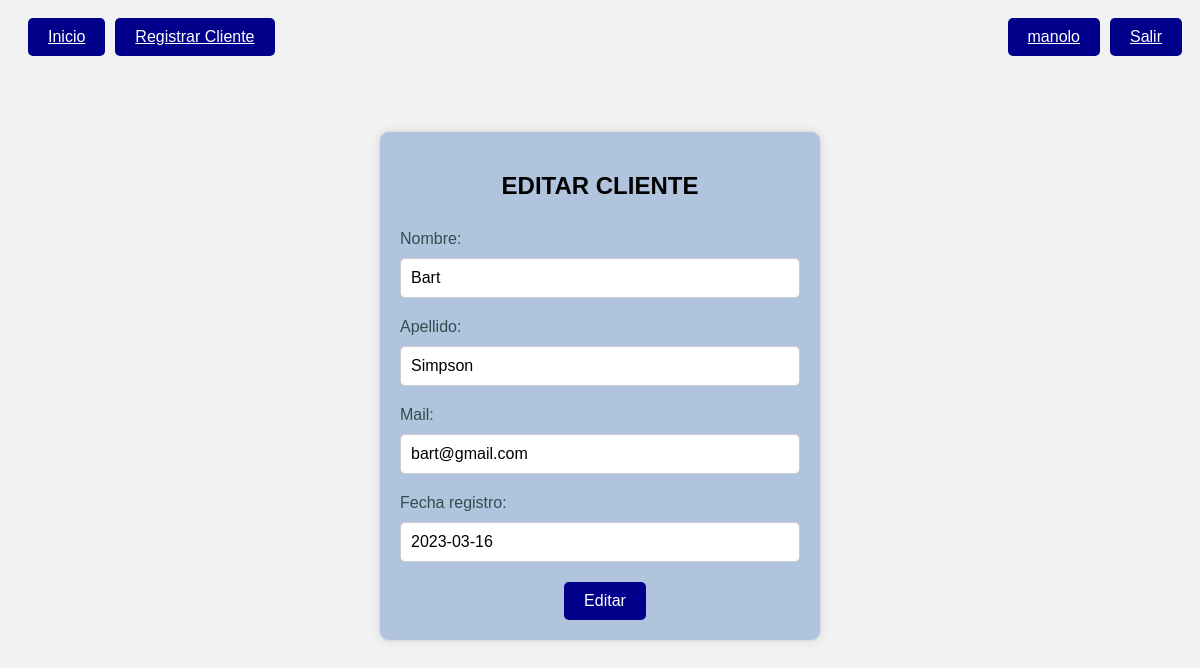
Screenshot of /editarcliente/5 (signed in) with the database file from the repository.
### Modelos/models.py (models this page shows)
class Clientes (models.Model):
    mail = models.EmailField()
    nombre = models.CharField(max_length=30)
    apellido = models.CharField(max_length=40)
    fecha_registro = models.DateField()
    class Meta:
        verbose_name_plural = "Clientes"

### Modelos/views.py (the view)
# urls.py: path("editarcliente/<cliente_id>", editar_cliente)
@login_required
def editar_cliente(request, cliente_id):
    cliente = Clientes.objects.get(id=cliente_id)
    if request.method == 'POST':
        formulario = EditarClientes(request.POST)
        if formulario.is_valid():
            info = formulario.cleaned_data
            cliente.mail = info["mail"]
            cliente.nombre = info["nombre"]
            cliente.apellido = info["apellido"]
            cliente.fecha_registro = info["fecha_registro"]
            cliente.save()
            cliente = Clientes.objects.all()
            return render(request, "verclientes.html", {"clientes":cliente})
    else:
        formulario = EditarClientes(initial={'nombre': cliente.nombre, 'apellido': cliente.apellido, 'mail': cliente.mail, "fecha_registro": cliente.fecha_registro})
    return render(request, "editarcliente.html", {"formulario": formulario})

### Modelos/forms.py
class EditarClientes(forms.Form):
    nombre = forms.CharField(max_length=30)
    apellido = forms.CharField(max_length=40)
    mail = forms.EmailField()
    fecha_registro = forms.DateField()

### Modelos/templates/editarcliente.html (shortened to what this page needs)
<!DOCTYPE html>
<html>
<head>
</head>
{% block contenido %}
<body>
	<div class="header">
		<div style="margin-right: auto; display: flex; justify-content: space-between;">
			<a class="inicio-btn" href="http://127.0.0.1:8000/">Inicio</a>
			<a class="inicio-btn" href="http://127.0.0.1:8000/registrodeclientes/">Registrar Cliente</a>
		</div>
		{% if request.user.is_authenticated %}
		<a class="perfil-btn" aria-current="page" href="http://127.0.0.1:8000/perfil/">{{user.username}}</a>
        <a class="salir-btn" aria-current="page" href="http://127.0.0.1:8000/logout/">Salir</a>
		{% endif %}
	</div>
	<div class="container">
		<form method='POST'>
			<h2>EDITAR CLIENTE</h2>
            {{ formulario.as_table }}
            <button type="submit" class="perfil-btn">Editar</button>
		</form>
	</div>
</body>
</html>
{% endblock %}

### Modelos/templates/editarcliente.html (style rules this page uses)
body { background-color: #f2f2f2; font-family: Arial, sans-serif; font-size: 16px; }
.container { display: flex; justify-content: center; align-items: center; height: 80vh; }
.header { display: flex; justify-content: flex-end; padding: 10px; background-color: #f2f2f2; }
.login-btn, .register-btn, .salir-btn, .perfil-btn, .inicio-btn { background-color: #00008B; color: #ffffff; padding: 10px 20px; border: none; border-radius: 5px; font-size: 16px; cursor: pointer; margin-left: 10px; }
h2 { color: #000000; margin-bottom: 30px; }
form { background-color: #B0C4DE; border: 1px solid #dddddd; padding: 20px; border-radius: 10px; box-shadow: 0 0 10px rgba(0,0,0,0.1); width: 400px; text-align: center; }
label { display: block; margin-bottom: 10px; color: #2F4F4F; text-align: left; }
input[type="text"], input[type="email"], input[type="date"] { padding: 10px; border: 1px solid #cccccc; border-radius: 5px; width: 100%; box-sizing: border-box; margin-bottom: 20px; font-size: 16px; }

### rows the page displays
Clientes: nombre "Bart", apellido "Simpson", mail "bart@gmail.com", fecha_registro "2023-03-16"

### other values shown
{{ user.username }} "manolo"
